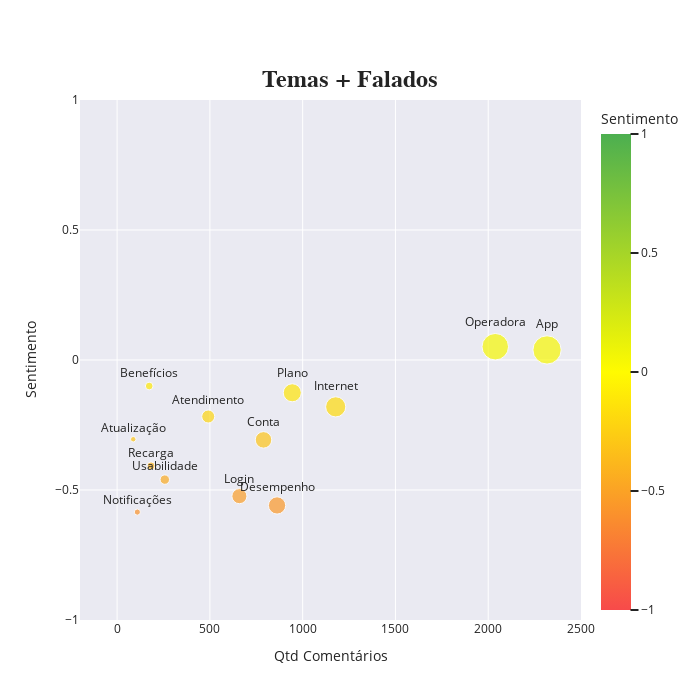

Notebook code for this chart:
### Code cell
df_claro = df_explodido[df_explodido["app"] == "Claro"]

#Agrupamento por tema
df_tema = df_claro.groupby('tema_manual').agg(
    volume=('tema_manual', 'count'),
    sentimento_medio=('sentimento_continuo', 'mean')
).reset_index()

# Normaliza o volume para tamanho dos pontos no gráfico
df_tema['tamanho'] = df_tema['volume'] * 20

fig = px.scatter(
    df_tema,
    x="volume",
    y="sentimento_medio",
    size="tamanho",
    color="sentimento_medio",
    text="tema_manual",
    color_continuous_scale= ["#F74A4A", '#FFFB00', '#4CAF50'],
    range_y=[-1, 1],
    range_x=[-200, 2500],
    title="<b>Temas + Falados</b>"
)

# Ajustes visuais
fig.update_traces(textposition='top center')
fig.update_layout(
    width=700,
    height=700,
    xaxis_title="Qtd Comentários",
    yaxis_title="Sentimento",
    coloraxis_colorbar=dict(title="Sentimento"),
    coloraxis=dict(cmin=-1, cmax=1),
    template="seaborn",
    title={'font':{
            'size': 24,
            'family': 'Arial'},
        'x': 0.5,
        'xanchor': 'center',
        'y': 0.9,
    }
)

fig.show()

### Figure 1 — Plotly figure (JSON) as saved in the notebook; plotly's stock layout.template omitted (floating-point values rounded to 4 significant figures)
{"data": [{"hovertemplate": "volume=%{x}<br>sentimento_medio=%{marker.color}<br>tamanho=%{marker.size}<br>tema_manual=%{text}<extra></extra>", "legendgroup": "", "marker": {"color": [0.03876, -0.2173, -0.3048, -0.1002, -0.3072, -0.5594, -0.1802, -0.5237, -0.5849, 0.05107, -0.1261, -0.4073, -0.46], "coloraxis": "coloraxis", "size": [46340, 9820, 1740, 3460, 15780, 17240, 23560, 13180, 2180, 40760, 18880, 3660, 5140], "sizemode": "area", "sizeref": 115.8, "symbol": "circle"}, "mode": "markers+text", "name": "", "orientation": "v", "showlegend": false, "text": ["App", "Atendimento", "Atualização", "Benefícios", "Conta", "Desempenho", "Internet", "Login", "Notificações", "Operadora", "Plano", "Recarga", "Usabilidade"], "textposition": "top center", "type": "scatter", "x": [2317, 491, 87, 173, 789, 862, 1178, 659, 109, 2038, 944, 183, 257], "xaxis": "x", "y": [0.03876, -0.2173, -0.3048, -0.1002, -0.3072, -0.5594, -0.1802, -0.5237, -0.5849, 0.05107, -0.1261, -0.4073, -0.46], "yaxis": "y"}], "layout": {"coloraxis": {"cmax": 1, "cmin": -1, "colorbar": {"title": {"text": "Sentimento"}}, "colorscale": [[0, "#F74A4A"], [0.5, "#FFFB00"], [1, "#4CAF50"]]}, "height": 700, "legend": {"itemsizing": "constant", "tracegroupgap": 0}, "title": {"font": {"family": "Arial", "size": 24}, "text": "<b>Temas + Falados</b>", "x": 0.5, "xanchor": "center", "y": 0.9}, "width": 700, "xaxis": {"anchor": "y", "domain": [0, 1], "range": [-200, 2500], "title": {"text": "Qtd Comentários"}}, "yaxis": {"anchor": "x", "domain": [0, 1], "range": [-1, 1], "title": {"text": "Sentimento"}}}}
